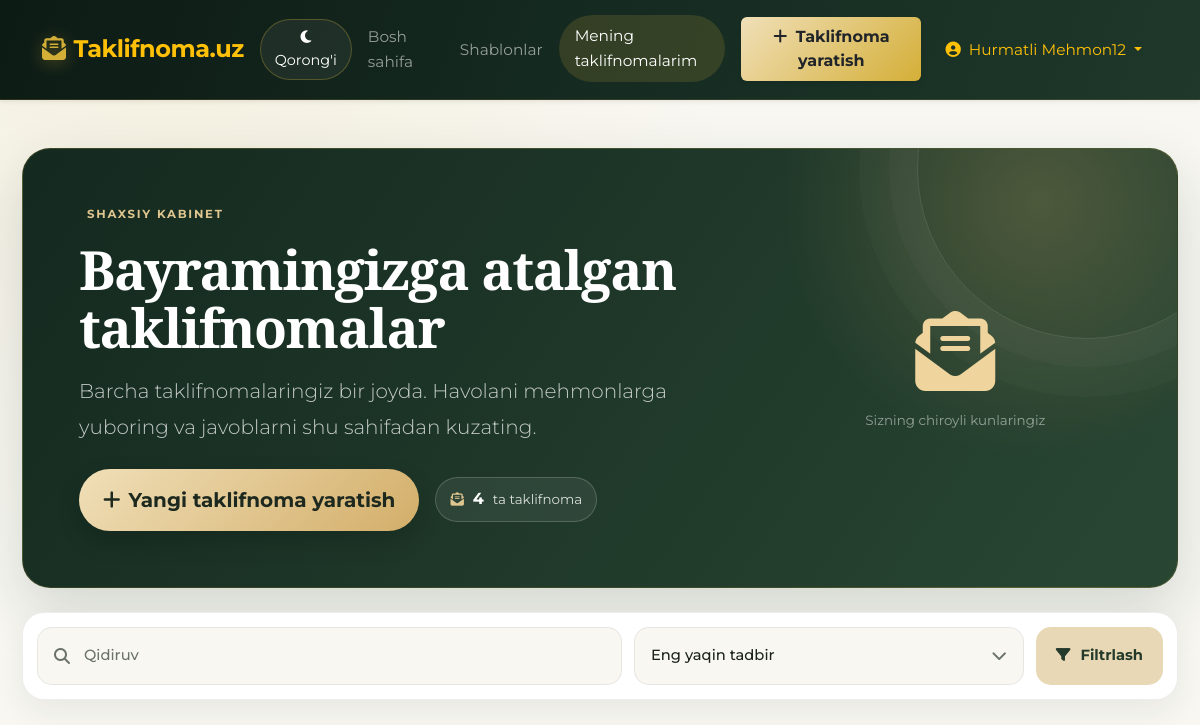
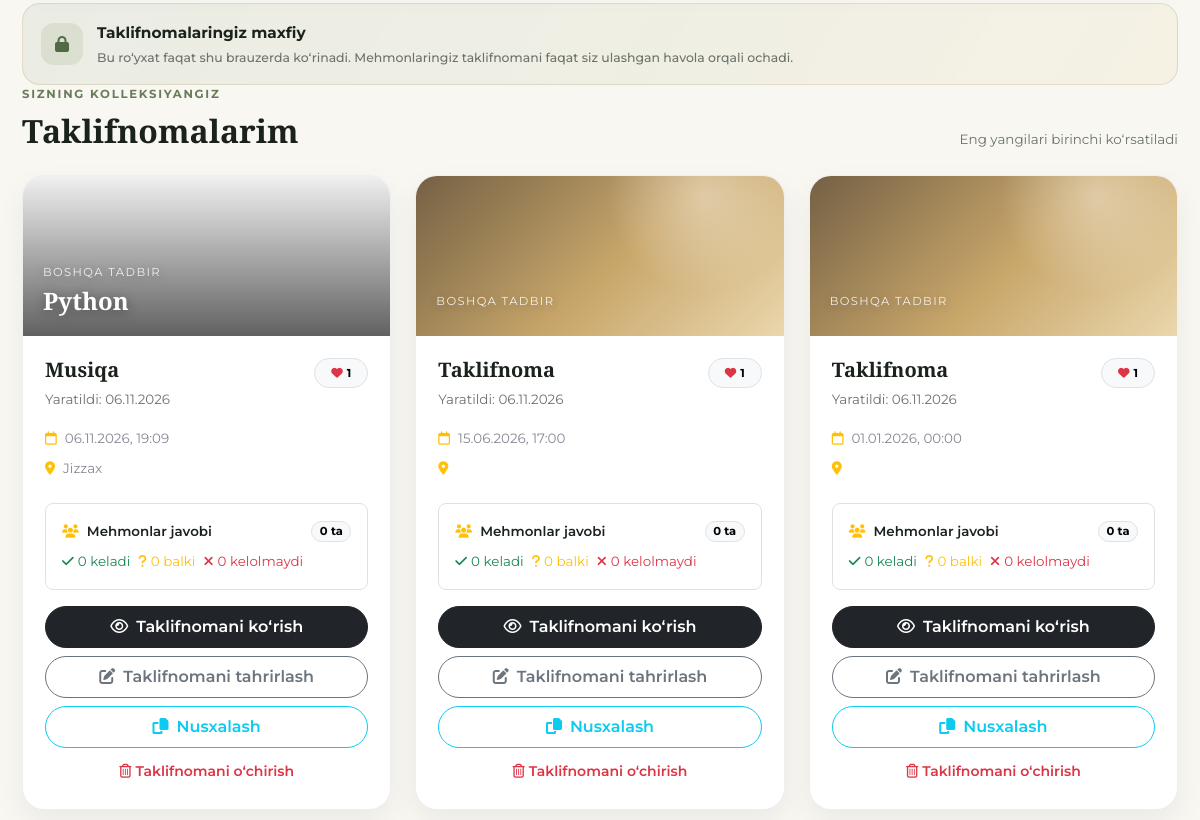
Page /my-invitations/ (signed in, upper part) on the earlier database version (2 pictures, top to bottom).
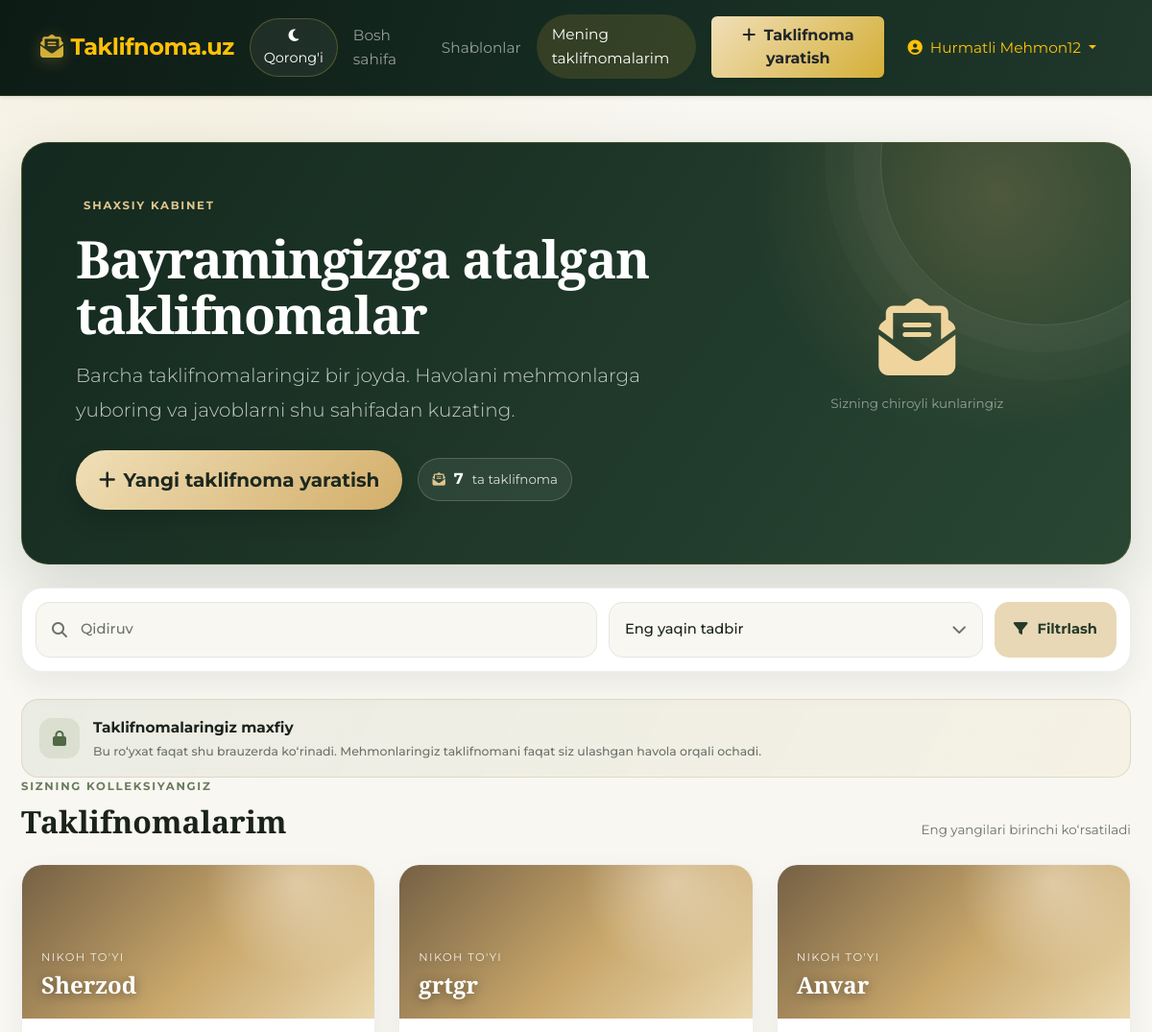
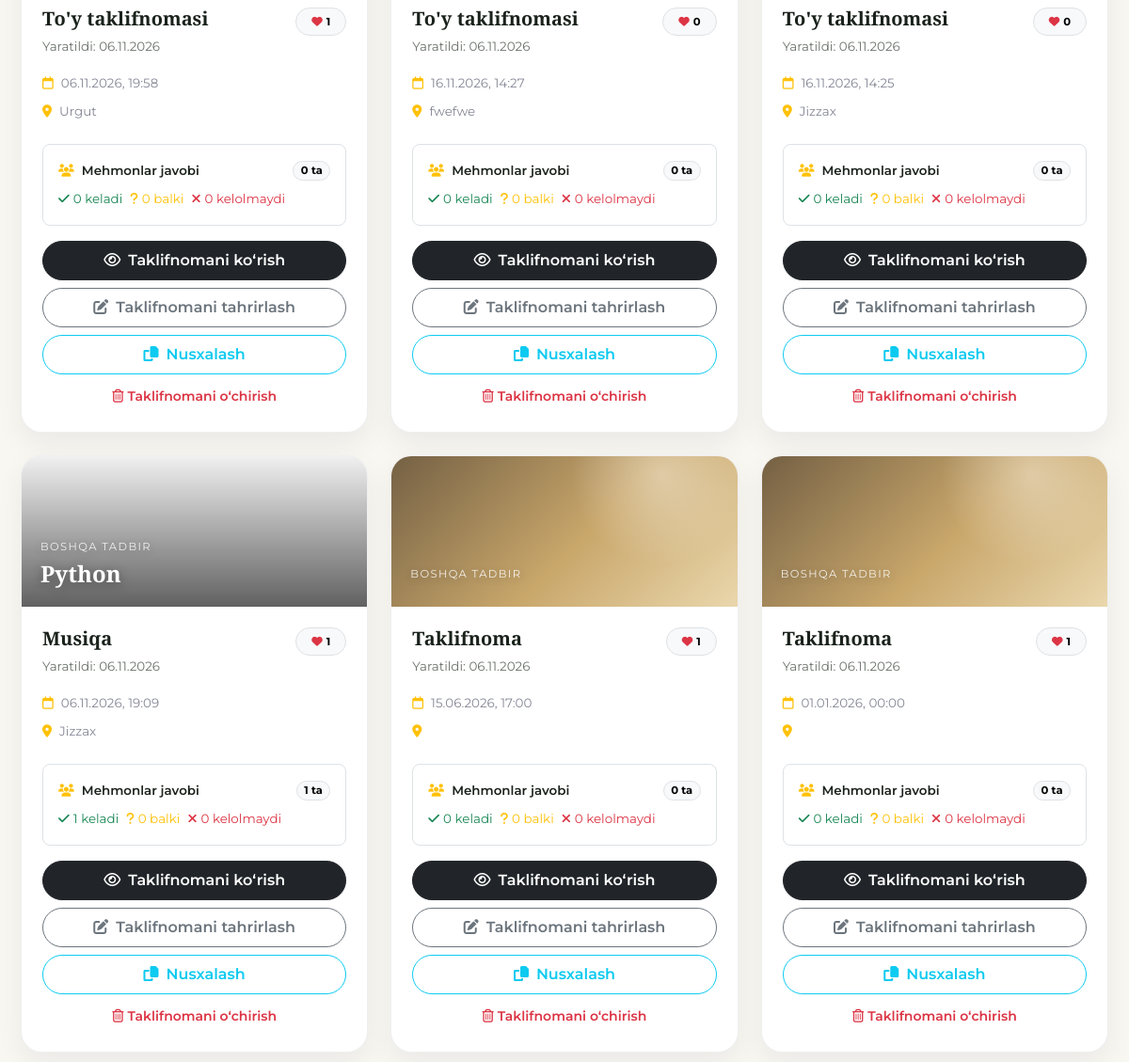
Same page on the later database version (2 pictures, top to bottom).
### lamp/models.py (models this page shows, shortened)
class Invitation(models.Model):
    EVENT_TYPES = [
        ('wedding', "Nikoh to'yi"),
        ('engagement', "Fotiha to'yi"),
        ('sunnat', "Sunnat to'yi"),
        ('jubiley', "Jubiley / Tug'ilgan kun"),
        ('other', "Boshqa tadbir"),
    ]
    TEMPLATE_CHOICES = [
        ('paper', "Klassik Oqshom (Oq va Oltin)"),
        ('royal', "Qirollik Kechasi (To'q qora va Oltin)"),
        ('rose', "Nozik Atirgul (Pushti va Krem)"),
        ('video', "Video taklifnoma"),
    ]
    id = models.UUIDField(primary_key=True, default=uuid.uuid4, editable=False)
    user = models.ForeignKey('auth.User', on_delete=models.CASCADE, null=True, blank=True, related_name='invitations')
    owner_token = models.UUIDField(default=uuid.uuid4, editable=False, db_index=True)
    share_token = models.UUIDField(default=uuid.uuid4, editable=False, unique=True, db_index=True, verbose_name="Umumiy havola tokeni")
    event_type = models.CharField(max_length=50, choices=EVENT_TYPES, default='wedding', verbose_name="Tadbir turi", db_index=True)
    template_style = models.CharField(max_length=20, choices=TEMPLATE_CHOICES, default='paper', verbose_name="Taklifnoma dizayni", db_index=True)
    title = models.CharField(max_length=200, default="To'y taklifnomasi", verbose_name="Taklifnoma sarlavhasi")
    hosts = models.CharField(max_length=250, verbose_name="Egasining ismlari (masalan: Anvar & Gulnora)")
    guest_name = models.TextField(blank=True, null=True, verbose_name="Mehmonlar ismi (ixtiyoriy)")
    event_datetime = models.DateTimeField(verbose_name="Tadbir vaqti va sanasi", blank=True, null=True)
    venue_name = models.CharField(max_length=250, verbose_name="Restoran / Maskon nomi")
    venue_address = models.TextField(verbose_name="To'liq manzil", blank=True, null=True, default="")
    venue_map_url = models.URLField(
        max_length=500,
        blank=True,
        verbose_name="Xarita havolasi",
        validators=[URLValidator(schemes=['http', 'https'])],
    )
    message = models.TextField(verbose_name="Taklifnoma matni / Tabrik", default="Sizni hayotimizdagi eng quvonchli kunda qadrli mehmonimiz bo'lishga taklif qilamiz!")
    cover_image = models.ImageField(upload_to='covers/', blank=True, null=True, verbose_name="Juftlik yoki tadbir rasmi (ixtiyoriy)")
    audio_file = models.FileField(upload_to='audio/', blank=True, null=True, verbose_name="Fon musiqasi (MP3 fayl yuklash)")
    video_file = models.FileField(upload_to='videos/', blank=True, null=True, verbose_name="Video fayl yuklash (MP4)")
    reminder_hours = models.PositiveIntegerField(default=24, verbose_name="Necha soat oldin eslatish (soatda)")
    likes_count = models.PositiveIntegerField(default=0, verbose_name="Yoqtirishlar soni")
    created_at = models.DateTimeField(auto_now_add=True, db_index=True)

### lamp/views.py (the view, shortened to what this page needs)
# urls.py: path('my-invitations/', views.my_invitations_view, name='my_invitations'),
@login_required(login_url='login')
def my_invitations_view(request):
    query = request.GET.get('q', '').strip()
    sort = request.GET.get('sort', 'recent')
    invitations = Invitation.objects.filter(user=request.user).annotate(
        rsvp_total_count=Count('rsvps', distinct=True),
        rsvp_yes_count=Count('rsvps', filter=Q(rsvps__attendance='yes'), distinct=True),
        rsvp_maybe_count=Count('rsvps', filter=Q(rsvps__attendance='maybe'), distinct=True),
        rsvp_no_count=Count('rsvps', filter=Q(rsvps__attendance='no'), distinct=True),
    )
    order_by_map = {
        'recent': '-created_at',
        'soonest': 'event_datetime',
        'likes': '-likes_count',
        'rsvps': '-rsvp_total_count',
    }
    invitations = invitations.order_by(order_by_map.get(sort, '-created_at'))
    total_invitations = invitations.count()
    total_rsvps = sum(invitation.rsvp_total_count for invitation in invitations)
    total_yes = sum(invitation.rsvp_yes_count for invitation in invitations)
    total_maybe = sum(invitation.rsvp_maybe_count for invitation in invitations)
    upcoming_count = invitations.filter(event_datetime__gte=timezone.now()).count()
    return render(request, 'lamp/my_invitations.html', {
        'invitations': invitations,
        'query': query,
        'sort': sort,
        'stats': {
            'total_invitations': total_invitations,
            'total_rsvps': total_rsvps,
            'total_yes': total_yes,
            'total_maybe': total_maybe,
            'upcoming_count': upcoming_count,
        },
    })

### templates/lamp/my_invitations.html (shortened to what this page needs)
{% extends 'base.html' %}
{% block content %}
<div class="container invitation-dashboard py-5">
    <section class="dashboard-hero mb-4">
        <div class="row align-items-center g-4 position-relative" style="z-index: 1;">
            <div class="col-lg-8">
                <div class="dashboard-kicker mb-3">Shaxsiy kabinet</div>
                <h1 class="fw-bold mb-3">Bayramingizga atalgan taklifnomalar</h1>
                <p class="lead mb-4">Barcha taklifnomalaringiz bir joyda. Havolani mehmonlarga yuboring va javoblarni shu sahifadan kuzating.</p>
                <div class="d-flex flex-wrap align-items-center gap-3">
                    <a href="{% url 'create_invitation' %}" class="btn btn-create btn-lg rounded-pill fw-bold px-4 py-3">
                        <i class="fa-solid fa-plus me-2"></i>Yangi taklifnoma yaratish
                    </a>
                    <span class="dashboard-count"><i class="fa-solid fa-envelope-open-text"></i><strong>{{ invitations|length }}</strong> ta taklifnoma</span>
                </div>
            </div>
            <div class="col-lg-4 d-none d-lg-flex justify-content-center">
                <div class="text-center" aria-hidden="true">
                    <div class="display-1 mb-2" style="color: #efd59d;"><i class="fa-solid fa-envelope-open-text"></i></div>
                    <div class="small text-white-50">Sizning chiroyli kunlaringiz</div>
                </div>
            </div>
        </div>
    </section>
    <form method="get" class="dashboard-toolbar mb-4">
        <div class="toolbar-field">
            <i class="fa-solid fa-magnifying-glass"></i>
            <input id="search-input" type="text" name="q" value="{{ query }}" placeholder="Qidiruv">
        </div>
        <div class="toolbar-field select-wrap">
            <select id="sort-select" name="sort" aria-label="Saralash">
                <option value="recent" {% if sort == 'recent' %}selected{% endif %}>Eng yaqin tadbir</option>
            </select>
        </div>
        <button type="submit" class="filter-button">
            <i class="fa-solid fa-filter"></i>
            <span>Filtrlash</span>
        </button>
    </form>
    <div class="privacy-note">
        <div class="privacy-note-icon"><i class="fa-solid fa-lock"></i></div>
        <div>
            <div class="privacy-note-text">Taklifnomalaringiz maxfiy</div>
            <span class="privacy-note-sub">Bu ro‘yxat faqat shu brauzerda ko‘rinadi. Mehmonlaringiz taklifnomani faqat siz ulashgan havola orqali ochadi.</span>
        </div>
    </div>
    {% if invitations %}
    <div class="d-flex flex-column flex-sm-row justify-content-between align-items-sm-end gap-2 mb-4">
        <div>
            <div class="dashboard-kicker mb-2">Sizning kolleksiyangiz</div>
            <h2 class="playfair fw-bold mb-0">Taklifnomalarim</h2>
        </div>
        <span class="small text-muted">Eng yangilari birinchi ko‘rsatiladi</span>
    </div>
    <div class="row g-4">
        {% for invitation in invitations %}
        <div class="col-md-6 col-xl-4">
            <article class="card invitation-card h-100">
                <div class="invitation-cover {{ invitation.template_style }} {% if invitation.cover_image %}has-image{% endif %}" {% if invitation.cover_image %}style="background-image: linear-gradient(0deg, rgba(0,0,0,.62), rgba(0,0,0,.06)), url('{{ invitation.cover_image.url }}');"{% endif %}>
                    <div class="cover-decoration"></div>
                    <div class="cover-caption">
                        <small>{{ invitation.get_event_type_display }}</small>
                        <div class="h4 playfair fw-bold mb-0">{{ invitation.hosts }}</div>
                    </div>
                </div>
                <div class="card-body d-flex flex-column">
                    <div class="d-flex justify-content-between align-items-start gap-2 mb-3">
                        <div>
                            <h3 class="h5 fw-bold mb-1">{{ invitation.title }}</h3>
                            <span class="small text-muted">Yaratildi: {{ invitation.created_at|date:"d.m.Y" }}</span>
                        </div>
                        <span class="badge rounded-pill text-bg-light border px-3 py-2"><i class="fa-solid fa-heart text-danger me-1"></i>{{ invitation.likes_count }}</span>
                    </div>
                    <div class="invitation-meta mb-4">
                        <div class="mb-2"><i class="fa-regular fa-calendar me-2 text-warning"></i>{{ invitation.event_datetime|date:"d.m.Y, H:i" }}</div>
                        <div><i class="fa-solid fa-location-dot me-2 text-warning"></i>{{ invitation.venue_name }}</div>
                    </div>
                    <div class="rounded-3 border p-3 mb-3">
                        <div class="d-flex justify-content-between align-items-center mb-2">
                            <span class="fw-semibold small"><i class="fa-solid fa-users me-2 text-warning"></i>Mehmonlar javobi</span>
                            <span class="badge rounded-pill text-bg-light border">{{ invitation.rsvp_total_count }} ta</span>
                        </div>
                        <div class="d-flex flex-wrap gap-2 small">
                            <span class="text-success"><i class="fa-solid fa-check me-1"></i>{{ invitation.rsvp_yes_count }} keladi</span>
                            <span class="text-warning"><i class="fa-solid fa-question me-1"></i>{{ invitation.rsvp_maybe_count }} balki</span>
                            <span class="text-danger"><i class="fa-solid fa-xmark me-1"></i>{{ invitation.rsvp_no_count }} kelolmaydi</span>
                        </div>
                    </div>
                    <div class="mt-auto d-grid gap-2">
                        <a href="{% url 'invitation_detail' invitation.pk %}" class="btn btn-dark rounded-pill py-2 invitation-action">
                            <i class="fa-regular fa-eye me-2"></i>Taklifnomani ko‘rish
                        </a>
                        <a href="{% url 'edit_invitation' invitation.pk %}" class="btn btn-outline-secondary rounded-pill py-2 invitation-action">
                            <i class="fa-solid fa-pen-to-square me-2"></i>Taklifnomani tahrirlash
                        </a>
                        <form method="POST" action="{% url 'duplicate_invitation' invitation.pk %}" class="m-0">
                            <button type="submit" class="btn btn-outline-info rounded-pill py-2 invitation-action w-100">
                                <i class="fa-solid fa-copy me-2"></i>Nusxalash
                            </button>
                        </form>
                        <form method="POST" action="{% url 'delete_invitation' invitation.pk %}" onsubmit="return confirm('Haqiqatan ham bu taklifnomani o\'chirib tashlamoqchimisiz?');">
                            <button type="submit" class="btn btn-link btn-sm text-danger text-decoration-none w-100">
                                <i class="fa-regular fa-trash-can me-1"></i>Taklifnomani o‘chirish
                            </button>
                        </form>
                    </div>
                </div>
            </article>
        </div>
        {% endfor %}
    </div>
    {% endif %}
</div>
{% endblock %}

### templates/base.html (shortened to what this page needs)
<!DOCTYPE html>
<html lang="uz" data-bs-theme="light">
<head>
    <link href="https://cdn.jsdelivr.net/npm/bootstrap@5.3.0/dist/css/bootstrap.min.css" rel="stylesheet">
    <link rel="stylesheet" href="https://cdnjs.cloudflare.com/ajax/libs/font-awesome/6.4.0/css/all.min.css">
</head>
<body>
    <nav class="navbar navbar-expand-lg navbar-dark shadow-sm py-3">
        <div class="container">
            <a class="navbar-brand text-warning fs-4" href="{% url 'home' %}">
                <i class="fa-solid fa-envelope-open-text me-2"></i>Taklifnoma.uz
            </a>
            <div class="d-flex align-items-center gap-3">
                <button class="theme-toggle-btn" onclick="toggleTheme()" id="themeToggleBtn" title="Rejimni o'zgartirish">
                    <i class="fa-solid fa-moon" id="themeIcon"></i> <span class="d-none d-sm-inline" id="themeText">Qorong'i</span>
                </button>
            </div>
            <div class="collapse navbar-collapse justify-content-end" id="navbarNav">
                <ul class="navbar-nav align-items-center mt-3 mt-lg-0">
                    <li class="nav-item">
                        <a class="nav-link px-3 {% if request.resolver_match.url_name == 'home' %}active{% endif %}" href="{% url 'home' %}">Bosh sahifa</a>
                    </li>
                    <li class="nav-item">
                        <a class="nav-link px-3 {% if request.resolver_match.url_name == 'templates_list' %}active{% endif %}" href="{% url 'templates_list' %}">Shablonlar</a>
                    </li>
                    <li class="nav-item">
                        <a class="nav-link px-3 {% if request.resolver_match.url_name == 'my_invitations' %}active{% endif %}" href="{% url 'my_invitations' %}">Mening taklifnomalarim</a>
                    </li>
                    <li class="nav-item ms-lg-3">
                        <a class="btn btn-warning text-dark fw-bold px-4 py-2 shadow-sm" href="{% url 'create_invitation' %}">
                            <i class="fa-solid fa-plus me-1"></i> Taklifnoma yaratish
                        </a>
                    </li>
                    {% if request.user.is_authenticated %}
                    <li class="nav-item dropdown ms-lg-2">
                        <a class="nav-link dropdown-toggle text-warning px-3" href="#" role="button" data-bs-toggle="dropdown">
                            <i class="fa-solid fa-user-circle me-1"></i> {{ request.user.first_name|default:request.user.username }}
                        </a>
                    </li>
                    {% else %}
                    <li class="nav-item ms-lg-2">
                        <a class="btn btn-outline-light px-3 py-2 rounded-pill" href="{% url 'login' %}">
                            <i class="fa-brands fa-google me-1"></i> Kirish
                        </a>
                    </li>
                    {% endif %}
                </ul>
            </div>
        </div>
    </nav>
    <main>
        {% block content %}{% endblock %}
    </main>
</body>
</html>

Differences in the rows shown:
added Invitation: event_type "NIKOH TO'YI", hosts "Sherzod", title "To'y taklifnomasi", created_at "06.11.2026", likes_count "1", event_datetime "06.11.2026, 19:58", venue_name "Urgut", rsvp_total_count "0", rsvp_yes_count "0", rsvp_maybe_count "0", rsvp_no_count "0"
added Invitation: event_type "NIKOH TO'YI", hosts "grtgr", title "To'y taklifnomasi", created_at "06.11.2026", likes_count "0", event_datetime "16.11.2026, 14:27", venue_name "fwefwe", rsvp_total_count "0", rsvp_yes_count "0", rsvp_maybe_count "0", rsvp_no_count "0"
added Invitation: event_type "NIKOH TO'YI", hosts "Anvar", title "To'y taklifnomasi", created_at "06.11.2026", likes_count "0", event_datetime "16.11.2026, 14:25", venue_name "Jizzax", rsvp_total_count "0", rsvp_yes_count "0", rsvp_maybe_count "0", rsvp_no_count "0"
computed for Invitation "Python": rsvp_total_count "0" → "1"; rsvp_yes_count "0" → "1"
Other differences:
{{ invitations|length }}: "4" → "7"
